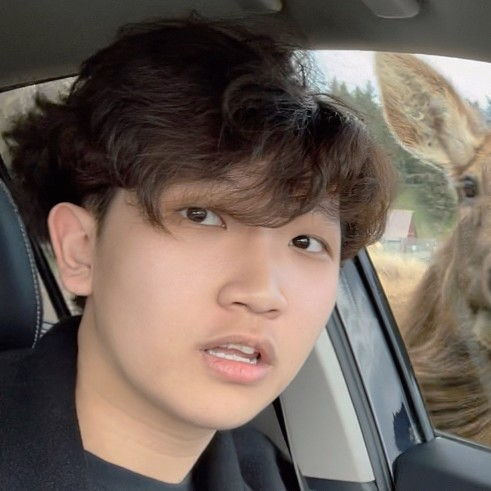
#> input picture build/people/faces/face-001.jpg, 491 x 491 px; its folder holds only this picture in this run
$ python make_collage.py
#> lines starting #> are read from the running program, lines starting #| are printed output that depends on the picture
"""Build the homepage face band: three long horizontal strips of snug square portraits.

Each strip is one image; the page shows it twice side by side and drifts it, so the band reads
as an endless wall of people. Faces are interleaved across sources so the strips mix cohorts
rather than showing all of one meeting together.

Run: python3 make_collage.py
"""
import json, os
from PIL import Image

HERE = os.path.dirname(os.path.abspath(__file__))
OUT = os.path.join(HERE, "strips")
ROWS = 3
FACE = 76          # css px
GAP = 2
SCALE = 2          # retina


def main():
    idx = json.load(open(os.path.join(HERE, "faces_index.json")))
#> (reads build/people/faces_index.json from the repository)
    # round-robin the sources so each strip is a mix, and keep it deterministic
    by_src = {}
    for e in idx:
        by_src.setdefault(e["source"], []).append(e["file"])
    order, pools = [], [list(v) for v in by_src.values()]
    while any(pools):
        for pl in pools:
            if pl:
                order.append(pl.pop(0))
    per = -(-len(order) // ROWS)
    os.makedirs(OUT, exist_ok=True)

    cell = (FACE + GAP) * SCALE
    for r in range(ROWS):
        chunk = order[r * per:(r + 1) * per]
        if not chunk:
            continue
        w = cell * len(chunk)
        strip = Image.new("RGB", (w, cell), "#0b0c0e")
        for i, f in enumerate(chunk):
            im = Image.open(os.path.join(HERE, "faces", f)).convert("RGB")
#> im is the input picture: PIL image 491x491 RGB; mean R, G, B 111.4, 98.1, 89.5
            im = im.resize((FACE * SCALE, FACE * SCALE), Image.LANCZOS)
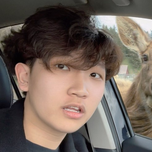
#> im: PIL image 152x152 RGB; mean R, G, B 111.4, 98.1, 89.5
            strip.paste(im, (i * cell + GAP * SCALE // 2, GAP * SCALE // 2))
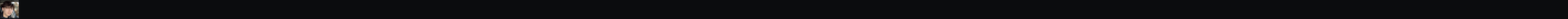
#> strip: PIL image 12792x156 RGB (shown at 1/9 size); mean R, G, B 12.2, 13, 14.9
        p = os.path.join(OUT, "band-%d.jpg" % (r + 1))
        strip.save(p, quality=68, optimize=True, progressive=True)
        print("band-%d  %d faces  %dx%d  %.0f KB"
              % (r + 1, len(chunk), strip.width, strip.height, os.path.getsize(p) / 1024))
    # per-face tiles for the labelled grid on the people page (named first, unnamed last)
    tiles = os.path.join(HERE, "tiles")
    os.makedirs(tiles, exist_ok=True)
    for f in os.listdir(tiles):
        os.remove(os.path.join(tiles, f))
    TILE = 184
    for e in idx:
        im = Image.open(os.path.join(HERE, "faces", e["file"])).convert("RGB")
        im = im.resize((TILE, TILE), Image.LANCZOS)
        im.save(os.path.join(tiles, e["file"]), quality=78, optimize=True)
    kb = sum(os.path.getsize(os.path.join(tiles, f)) for f in os.listdir(tiles)) / 1024
    print("tiles    %d files  %dpx  %.0f KB total" % (len(idx), TILE, kb))

    print("\ntotal faces: %d  ·  css cell %dpx" % (len(order), FACE + GAP))


if __name__ == "__main__":
#> (the run stopped early here; a loop or call above may not have finished)
